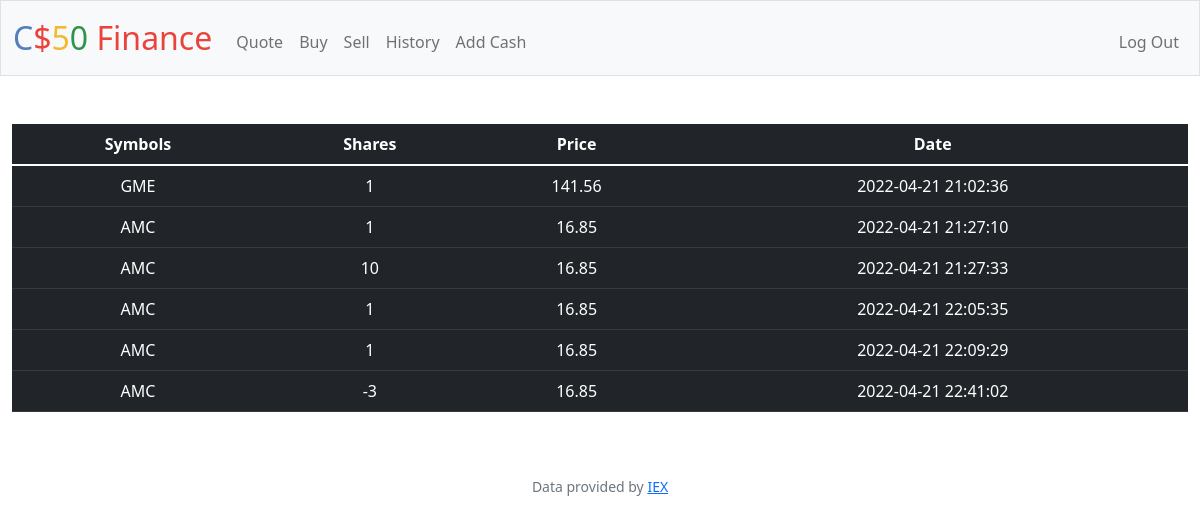
The app's page /history (signed in) with its own data.
### tables this page shows
CREATE TABLE 'transactions' ('id' INTEGER PRIMARY KEY AUTOINCREMENT NOT NULL, 'user_id' INTEGER, 'symbol' TEXT, 'shares' INTEGER, 'price' REAL, 'date' DATETIME);

### app.py (the view)
@app.route("/history")
@login_required
def history():
    user_id = session["user_id"]
    transactions_db = db.execute("SELECT * FROM transactions WHERE user_id = :id", id=user_id)
    return render_template("history.html", transactions=transactions_db)

### app.py (called while the page is built)
@app.after_request
def after_request(response):
    response.headers["Cache-Control"] = "no-cache, no-store, must-revalidate"
    response.headers["Expires"] = 0
    response.headers["Pragma"] = "no-cache"
    return response

### helpers.py (called while the page is built)
def login_required(f):
    @wraps(f)
    def decorated_function(*args, **kwargs):
        if session.get("user_id") is None:
            return redirect("/login")
        return f(*args, **kwargs)
    return decorated_function

### templates/history.html (shortened to what this page needs)
{% extends "layout.html" %}
{% block main %}
<table class="table table-hover table-dark">
    <thead>
      <tr>
        <th scope="col">Symbols</th>
        <th scope="col">Shares</th>
        <th scope="col">Price</th>
        <th score="col">Date</th>
      </tr>
    </thead>
    <tbody>
        {% for row in transactions %}
        <tr>
          <td>{{ row["symbol"] }}</td>
          <td>{{ row["shares"] }}</td>
          <td>{{ row["price"] }}</td>
          <td>{{ row["date"] }}</td>
        </tr>
      {% endfor %}
    </tbody>
  </table>
{% endblock %}

### templates/layout.html (shortened to what this page needs)
<!DOCTYPE html>
<html lang="en">
    <head>
        <link href="https://cdn.jsdelivr.net/npm/bootstrap@5.1.3/dist/css/bootstrap.min.css" rel="stylesheet">
        <link href="/static/styles.css" rel="stylesheet">
    </head>
    <link href="https://cdn.jsdelivr.net/npm/bootstrap@5.1.3/dist/css/bootstrap.min.css" rel="stylesheet">
    <body>
        <nav class="bg-light border navbar navbar-expand-md navbar-light">
            <div class="container-fluid">
                <a class="navbar-brand" href="/"><span class="blue">C</span><span class="red">$</span><span class="yellow">5</span><span class="green">0</span> <span class="red">Finance</span></a>
                <div class="collapse navbar-collapse" id="navbar">
                    {% if session["user_id"] %}
                        <ul class="navbar-nav me-auto mt-2">
                            <li class="nav-item"><a class="nav-link" href="/quote">Quote</a></li>
                            <li class="nav-item"><a class="nav-link" href="/buy">Buy</a></li>
                            <li class="nav-item"><a class="nav-link" href="/sell">Sell</a></li>
                            <li class="nav-item"><a class="nav-link" href="/history">History</a></li>
                            <li class="nav-item"><a class="nav-link" href="/add_cash">Add Cash</a></li>
                        </ul>
                        <ul class="navbar-nav ms-auto mt-2">
                            <li class="nav-item"><a class="nav-link" href="/logout">Log Out</a></li>
                        </ul>
                    {% else %}
                        <ul class="navbar-nav ms-auto mt-2">
                            <li class="nav-item"><a class="nav-link" href="/register">Register</a></li>
                            <li class="nav-item"><a class="nav-link" href="/login">Log In</a></li>
                        </ul>
                    {% endif %}
                </div>
            </div>
        </nav>
        <main class="container-fluid py-5 text-center">
            {% block main %}{% endblock %}
        </main>
        <footer class="mb-5 small text-center text-muted">
            Data provided by <a href="https://iexcloud.io/">IEX</a>
        </footer>
    </body>
</html>

### static/styles.css (style rules this page uses)
nav .navbar-brand { font-size: xx-large; }
nav .navbar-brand .blue { color: #537fbe; }
nav .navbar-brand .red { color: #ea433b; }
nav .navbar-brand .yellow { color: #f5b82e; }
nav .navbar-brand .green { color: #2e944b; }

### records on screen
transactions: symbol "GME", shares "1", price "141.56", date "2022-04-21 21:02:36"
transactions: symbol "AMC", shares "1", price "16.85", date "2022-04-21 21:27:10"
transactions: symbol "AMC", shares "10", price "16.85", date "2022-04-21 21:27:33"
transactions: symbol "AMC", shares "1", price "16.85", date "2022-04-21 22:05:35"
transactions: symbol "AMC", shares "1", price "16.85", date "2022-04-21 22:09:29"
transactions: symbol "AMC", shares "-3", price "16.85", date "2022-04-21 22:41:02"
